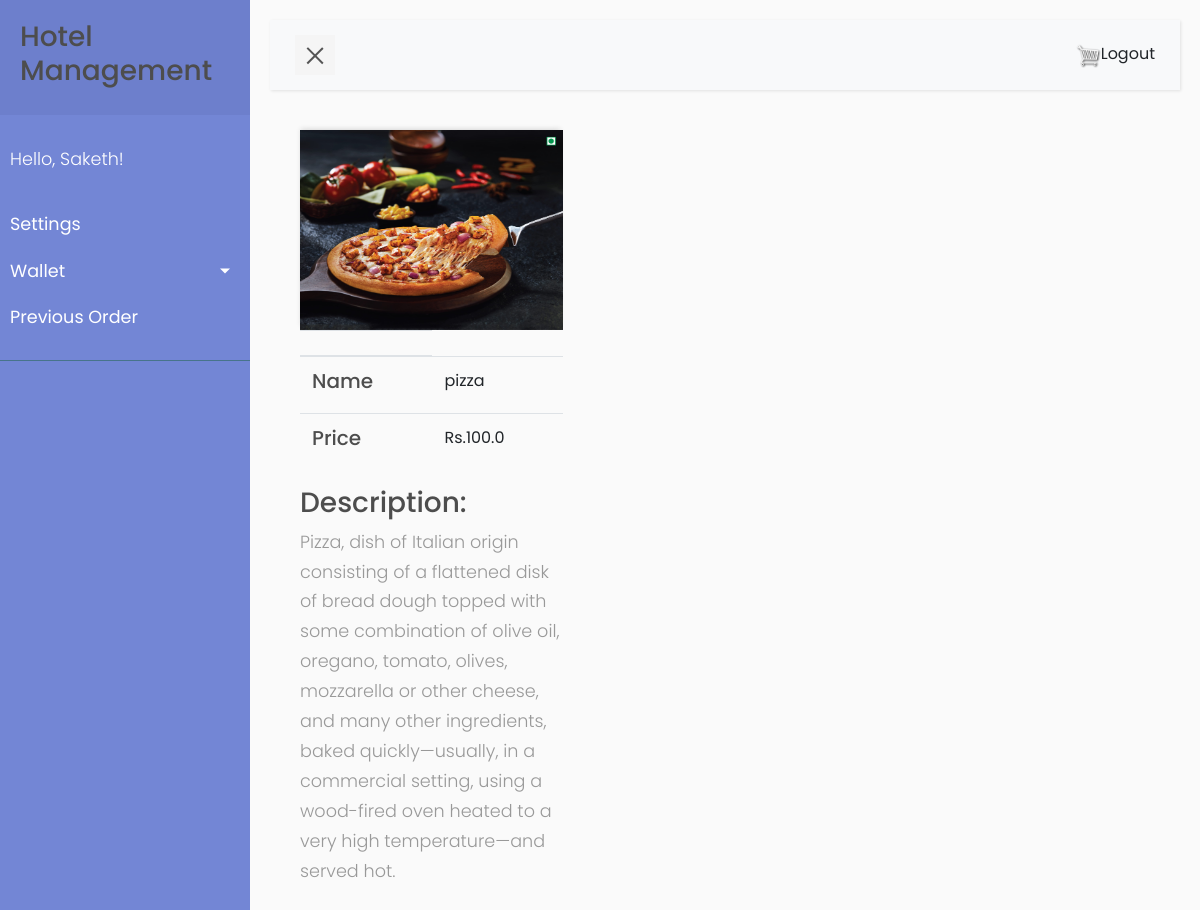
The app's page /product/description/1 (signed in) with its own data.
### accounts/models.py (models this page shows)
class CustomUser(AbstractUser):
    name = models.CharField(max_length=50,null=True,blank=True)
    email = models.EmailField(unique=True)
    Gender = models.CharField(max_length=6, choices=GENDER_CHOICES,default='Male')
    Birthday = models.DateTimeField(null=True,blank=True)
    phone_regex = RegexValidator(regex=r'^\+?1?\d{9,15}$',
                                 message="Phone number must be entered in the format: '+999999999'. Up to 15 digits "
                                         "allowed.")
    phone_number = models.CharField(validators=[phone_regex], max_length=17, blank=True)  # validators should be a list
    profile_pic = models.ImageField(default="default.png",null=True, blank=True)
    proof = models.ImageField(default="default_proof.JPG",blank=True,null=True)
    address1 = models.CharField(max_length=100, blank=True, null=True)
    address2 = models.CharField(max_length=100, blank=True, null=True)
    pin_code = models.CharField(max_length=12, blank=True, null=True)
    city = models.CharField(max_length=20, blank=True, null=True)
    country = models.CharField(max_length=12, blank=True, null=True)

### Restaurant/models.py (models this page shows, shortened)
class Product(models.Model):
    name = models.CharField(max_length=200, null=True)
    price = models.FloatField()
    image = models.ImageField(null=True, blank=True)
    description = models.TextField(blank=True, default='this is the descriptions')
    tags = models.ManyToManyField(Tag)
    @property
    def imageURL(self):
        try:
            url = self.image.url
        except:
            url = ''
        return url

### Restaurant/views.py (the view)
# urls.py: path('product/description/<str:id>', views.product_info, name="product_description_page"),
def product_info(request, id):
    product = Product.objects.get(id=id)
    context = {'product': product}
    print(product.name, product.price)
    return render(request, 'Restaurant/product_info.html', context=context)

### Restaurant/templates/Restaurant/product_info.html (shortened to what this page needs)
{% extends 'Restaurant/main.html' %}
{% load static %}
{% block content %}
    <div class="col-lg-4">
    <img class="thumbnail" src="{{ product.imageURL }}">
    <table class="table">
        <thead>
        <tr>
            <th scope="col"></th>
        </tr>
        </thead>
        <tbody>
        <tr>
            <td><h5>Name<h5></h5></td>
            <td>{{ product.name }}</td>
        </tr>
        <tr>
            <td><h5>Price<h5></td>
            <td>Rs.{{ product.price }}</td>
        </tr>
        </tbody>
    </table>
            <h3>Description:</h3>
            <p>{{ product.description }}</p>
{% endblock content %}

### Restaurant/templates/Restaurant/main.html (shortened to what this page needs)
<!DOCTYPE html>
{% load static %}
<html>
<head>
    <link rel="stylesheet" href="https://stackpath.bootstrapcdn.com/bootstrap/4.4.1/css/bootstrap.min.css"
>
    <link rel="stylesheet" type="text/css" href="{% static 'css/main.css' %}">
    <link rel="stylesheet" type="text/css" href="{% static 'css/style5.css' %}">
</head>
<div class="wrapper">
    <nav id="sidebar">
        <div class="sidebar-header">
            <h3><a href="{% url 'food' %}">Hotel Management</a></h3>
        </div>
        <ul class="list-unstyled components">
            <p>Hello, {{ request.user | title }}!</p>
            <li class="active">
                <span><a class="hello-msg" href="{% url 'settings' %}">Settings</a></span>
            </li>
            <li>
                <a href="#pageSubmenu" data-toggle="collapse" aria-expanded="false" class="dropdown-toggle">Wallet</a>
            </li>
            <li>
                <a href="{% url 'prev_orders' %}">Previous Order <span class="sr-only">(current)</span></a>
            </li>
        </ul>
    </nav>
    <div id="content">
        <nav class="navbar navbar-expand-lg navbar-light bg-light">
            <div class="container-fluid">
                <button type="button" id="sidebarCollapse" class="navbar-btn">
                    <span></span>
                </button>
                <div class="collapse navbar-collapse" id="navbarSupportedContent">
                    <ul class="nav navbar-nav ml-auto">
                        <li class="nav-item">
                            <a href="{% url 'cart' %}">
                                <img id="cart-icon" src="{% static 'images/cart.png' %}">
                            </a>
                        </li>
                    <li class="nav-item">
                            <span><a href="{% url 'logout_page' %}">Logout</a></span>
                        </li>
                    </ul>
                </div>
            </div>
        </nav>
        <div class="container">
            {% block content %}
            {% endblock content %}
        </div>
    </div>
</div>
</html>

### static/css/main.css (style rules this page uses)
h1,h2,h3,h4,h5,h6 { color:hsl(0, 0%, 30%); }
.thumbnail { width: 100%; height: 200px; -webkit-box-shadow: -1px -3px 5px -2px rgba(214,214,214,1); -moz-box-shadow: -1px -3px 5px -2px rgba(214,214,214,1); box-shadow: -1px -3px 5px -2px rgba(214,214,214,1); }
#cart-icon { width:25px; display: inline-block; margin-left: 15px; }
.col-lg-4, .col-lg-6, .col-lg-8, .col-lg-12 { margin-top: 10px; }

### static/css/style5.css (style rules this page uses)
p { font-family: 'Poppins', sans-serif; font-size: 1.1em; font-weight: 300; line-height: 1.7em; color: #999; }
a, a:hover, a:focus { color: inherit; text-decoration: none; transition: all 0.3s; }
.navbar { padding: 15px 10px; background: #fff; border: none; border-radius: 0; margin-bottom: 40px; box-shadow: 1px 1px 3px rgba(0, 0, 0, 0.1); }
.navbar-btn { box-shadow: none; outline: none !important; border: none; }
.wrapper { display: flex; width: 100%; align-items: stretch; perspective: 1500px; }
#sidebar { min-width: 250px; max-width: 250px; background: #7386D5; color: #fff; transition: all 0.6s cubic-bezier(0.945, 0.020, 0.270, 0.665); transform-origin: bottom left; }
#sidebar .sidebar-header { padding: 20px; background: #6d7fcc; }
#sidebar ul.components { padding: 20px 0; border-bottom: 1px solid #47748b; }
#sidebar ul p { color: #fff; padding: 10px; }
#sidebar ul li a { padding: 10px; font-size: 1.1em; display: block; }
a[data-toggle="collapse"] { position: relative; }
.dropdown-toggle::after { display: block; position: absolute; top: 50%; right: 20px; transform: translateY(-50%); }
#content { width: 100%; padding: 20px; min-height: 100vh; transition: all 0.3s; }
#sidebarCollapse { width: 40px; height: 40px; background: #f5f5f5; cursor: pointer; }
#sidebarCollapse span { width: 80%; height: 2px; margin: 0 auto; display: block; background: #555; transition: all 0.8s cubic-bezier(0.810, -0.330, 0.345, 1.375); transition-delay: 0.2s; }
#sidebarCollapse span:last-of-type { transform: rotate(-45deg) translate(1px, -1px); }

### Restaurant/templates/Restaurant/main.html (style rules this page uses)
.hello-msg { font-size: 18px; color: #fff; margin-right: 20px; }

### records on screen
CustomUser: user "Saketh"
Product: imageURL (picture), name "pizza", price "100.0", description "Pizza, dish of Italian origin consisting of a flattened disk of bread dough topped with some combination of olive oil, oregano, tomato, olives, mozzarella or other cheese, and many other ingredients, baked quickly—usually, in a commercial setting, using a wood-fired oven heated to a very high temperature—and served hot."
